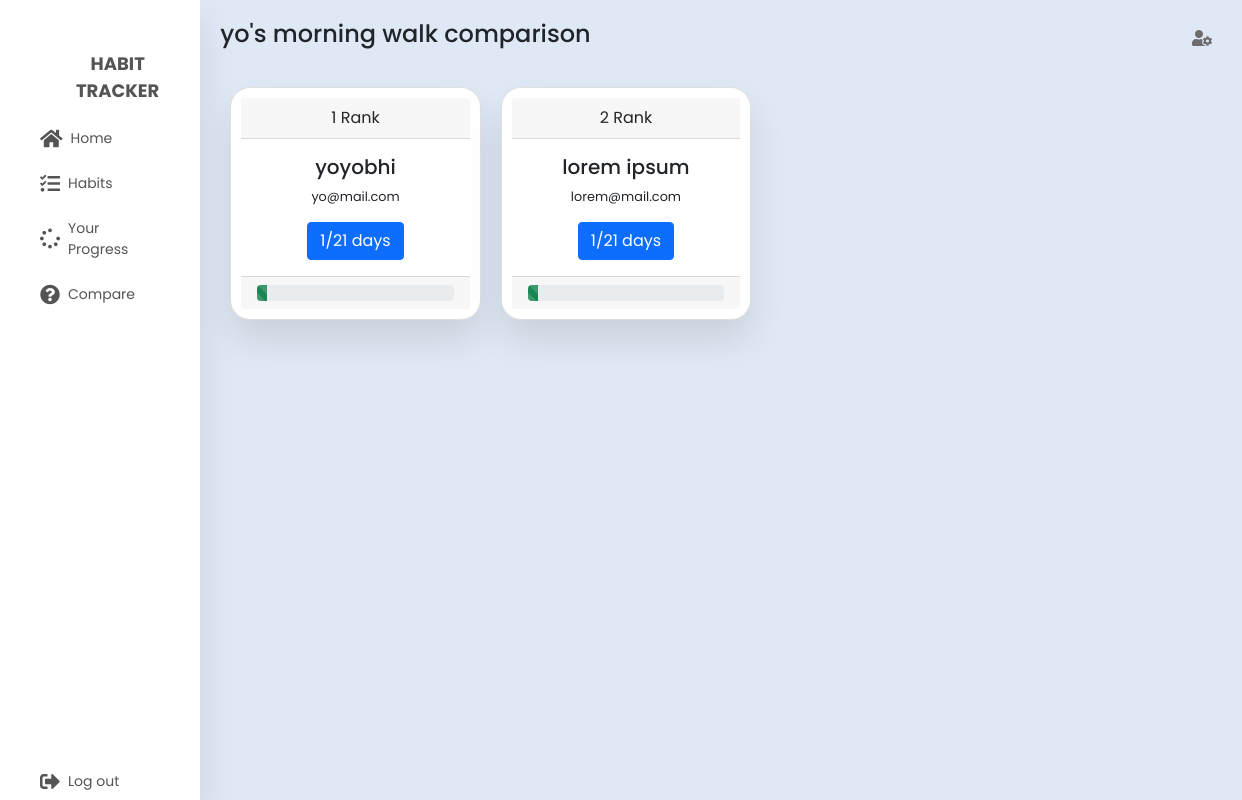
Page /compare/6 (signed in) on the committed database.
### tables this page shows
CREATE TABLE habits (
        id INTEGER PRIMARY KEY AUTOINCREMENT,
        title VARCHAR(250) NOT NULL,
        duration INTEGER NOT NULL,
        user_id INTEGER NOT NULL,
        created_at TIMESTAMP DEFAULT CURRENT_TIMESTAMP,
        updated_at TIMESTAMP,
        FOREIGN KEY (user_id) REFERENCES users(id)
    );

CREATE TABLE users (
    id INTEGER PRIMARY KEY AUTOINCREMENT,
    created TIMESTAMP NOT NULL DEFAULT CURRENT_TIMESTAMP,
    name VARCHAR(250) NOT NULL,
    email VARCHAR(250) NOT NULL,
    pass VARCHAR(250) NOT NULL
);

CREATE TABLE day_progress (
        id INTEGER PRIMARY KEY AUTOINCREMENT,
        completed_days INTEGER NOT NULL DEFAULT 0,
        user_id INTEGER NOT NULL,
        habit_id INTEGER NOT NULL,
        created_at TIMESTAMP DEFAULT CURRENT_TIMESTAMP,
        updated_at TIMESTAMP,
        FOREIGN KEY (user_id) REFERENCES users(id),
        FOREIGN KEY (habit_id) REFERENCES habits(id)
    );

### server.py (the view)
@app.route("/compare/<int:habit_id>")
def compare_de(habit_id):
	if not is_logged_in():
		return redirect(url_for("loginPage"))
	habit = get_habit_by_id(habit_id)
	users = get_day_progress_by_habit_id(habit_id)
	return render_template('compare_details.html', habit=habit, users=users);

### dbconnection.py (called while the page is built)
def get_db_connection():
    conn = sqlite3.connect('database.db')
    conn.row_factory = sqlite3.Row
    return conn

### server.py (called while the page is built)
def is_logged_in():
	if not session.get("user_id"):
		return False
	else:
		return True

### services/habits.py (called while the page is built)
def get_habit_by_id(id=0):
    conn = dbconnection()
    habit = conn.execute("SELECT * FROM habits WHERE id = ?",(id,)).fetchone()
    conn.close()
    return habit

def get_day_progress_by_habit_id(habit_id=0):
    conn = dbconnection()
    habits = conn.execute("select day_progress.*, users.email, users.name from day_progress inner join users on day_progress.user_id=users.id where day_progress.habit_id=? order by day_progress.completed_days desc",(habit_id,)).fetchall()
    conn.commit()
    conn.close()
    return habits

### templates/compare_details.html
{% with title='Habits - Details | Habit Tracker' %} {% include "header.html" %}
{% endwith %}
<section class="main">
	<div class="main-top">
		<h1>{{habit['title']}} comparison</h1>
		<i class="fas fa-user-cog"></i>
	</div>
	<div class="main-skills">
		{% block content %} {% for i in range(users|length) %}
		<div class="card text-center">
			<div class="card-header">{{i+1}} Rank</div>
			<div class="card-body">
				<h5 class="card-title">{{users[i]['name']}}</h5>
				<p class="card-text">{{users[i]['email']}}</p>
				<button class="btn btn-primary">
					{{users[i]['completed_days']}}/{{habit['duration']}} days
				</button>
			</div>
			<div class="card-footer text-muted">
				<div
					class="progress"
					role="progressbar"
					aria-label="Success striped example"
					aria-valuenow="25"
					aria-valuemin="0"
					aria-valuemax="100"
				>
					<div
						class="progress-bar progress-bar-striped bg-success"
						style="width: {{ ((users[i]['completed_days'] / habit['duration']) * 100) | round | int}}%"
					></div>
				</div>
			</div>
		</div>
		{% endfor %} {% endblock %}
	</div>
</section>
{% include 'footer.html' %}

### static/css/sidebar.css (style rules this page uses)
:root { --bs-blue: #0d6efd; --bs-indigo: #6610f2; --bs-purple: #6f42c1; --bs-pink: #d63384; --bs-red: #dc3545; --bs-orange: #fd7e14; --bs-yellow: #ffc107; --bs-green: #198754; --bs-teal: #20c997; --bs-cyan: #0dcaf0; --bs-white: #fff; --bs-gray: #6c757d; --bs-gray-dark: #343a40; --bs-primary: #0d6efd; --bs-secondary: #6c757d; --bs-success: #198754; --bs-info: #0dcaf0; --bs-warning: #ffc107; --bs-danger: #dc3545; --bs-light: #f8f9fa; --bs-dark: #212529; --bs-font-sans-serif: system-ui, -apple-system, "Segoe UI", Roboto, "Helvetica Neue", Arial, "Noto Sans", "Liberation Sans", sans-serif, "Apple Color Emoji", "Segoe UI Emoji", "Segoe UI Symbol", "Noto Color Emoji"; --bs-font-monospace: SFMono-Regular, Menlo, Monaco, Consolas, "Liberation Mono", "Courier New", monospace; --bs-gradient: linear-gradient(180deg, rgba(255, 255, 255, 0.15), rgba(255, 255, 255, 0)); }
* { margin: 0; padding: 0; outline: none; border: none; text-decoration: none; box-sizing: border-box; font-family: "Poppins", sans-serif; }
body { background: #dfe9f5; padding: 0; margin: 0; font: 1rem/1.5 var(--bs-font-sans-serif); max-width: 100vw; overflow-x: hidden; }
.main { padding: 20px; flex: 1; }

### static/css/dashboard.css (style rules this page uses)
.main-top { display: flex; width: 100%; }
.main-top h1 { font-size: 1.5rem; }
.main-top i { position: absolute; right: 0; margin: 10px 30px; color: rgb(110, 109, 109); cursor: pointer; }
.main-skills { display: flex; margin-top: 20px; }
.main-skills .card { width: 25%; margin: 10px; background: #fff; text-align: center; border-radius: 20px; padding: 10px; box-shadow: 0 20px 35px rgba(0, 0, 0, 0.1); }
.main-skills .card p { font-size: 0.8rem; }

### rows in the picture
habits: title "yo's morning walk", duration "21" "21"
users: name "yoyobhi", email "yo@mail.com"
day_progress: completed_days "1"
users: name "lorem ipsum", email "lorem@mail.com"
day_progress: completed_days "1"

### other values in the picture
{{ i+1 }} "1" "2"
